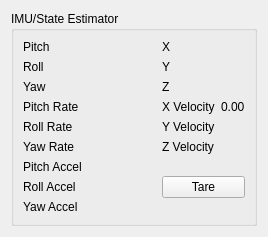
          <widget class="QWidget" name="tab_3">
           <attribute name="title">
            <string>IMU</string>
           </attribute>
           <layout class="QVBoxLayout" name="verticalLayout_15">
            <item>
             <widget class="QGroupBox" name="groupBox_20">
              <property name="title">
               <string>IMU/State Estimator</string>
              </property>
              <layout class="QGridLayout" name="gridLayout_4">
               <item row="1" column="1">
                <layout class="QFormLayout" name="formLayout_15">
                 <item row="0" column="0">
                  <widget class="QLabel" name="label_49">
                   <property name="text">
                    <string>Pitch</string>
                   </property>
                  </widget>
                 </item>
                 <item row="1" column="0">
                  <widget class="QLabel" name="label_50">
                   <property name="text">
                    <string>Roll</string>
                   </property>
                  </widget>
                 </item>
                 <item row="2" column="0">
                  <widget class="QLabel" name="label_51">
                   <property name="text">
                    <string>Yaw</string>
                   </property>
                  </widget>
                 </item>
                 <item row="0" column="1">
                  <widget class="QLabel" name="pitchLabel">
                   <property name="sizePolicy">
                    <sizepolicy hsizetype="Fixed" vsizetype="Preferred">
                     <horstretch>0</horstretch>
                     <verstretch>0</verstretch>
                    </sizepolicy>
                   </property>
                   <property name="minimumSize">
                    <size>
                     <width>100</width>
                     <height>0</height>
                    </size>
                   </property>
                   <property name="text">
                    <string/>
                   </property>
                  </widget>
                 </item>
                 <item row="1" column="1">
                  <widget class="QLabel" name="rollLabel">
                   <property name="text">
                    <string/>
                   </property>
                  </widget>
                 </item>
                 <item row="2" column="1">
                  <widget class="QLabel" name="yawLabel">
                   <property name="text">
                    <string/>
                   </property>
                  </widget>
                 </item>
                </layout>
               </item>
               <item row="1" column="4">
                <layout class="QFormLayout" name="formLayout_17">
                 <item row="2" column="0">
                  <widget class="QLabel" name="label_56">
                   <property name="text">
                    <string>Y</string>
                   </property>
                  </widget>
                 </item>
                 <item row="3" column="0">
                  <widget class="QLabel" name="label_57">
                   <property name="text">
                    <string>Z</string>
                   </property>
                  </widget>
                 </item>
                 <item row="1" column="0">
                  <widget class="QLabel" name="label_55">
                   <property name="text">
                    <string>X</string>
                   </property>
                  </widget>
                 </item>
                 <item row="1" column="1">
                  <widget class="QLabel" name="xLabel">
                   <property name="text">
                    <string/>
                   </property>
                  </widget>
                 </item>
                 <item row="2" column="1">
                  <widget class="QLabel" name="yLabel">
                   <property name="text">
                    <string/>
                   </property>
                  </widget>
                 </item>
                 <item row="3" column="1">
                  <widget class="QLabel" name="zLabel">
                   <property name="text">
                    <string/>
                   </property>
                  </widget>
                 </item>
                </layout>
               </item>
               <item row="3" column="4">
                <widget class="QPushButton" name="tareAccelPushButton">
                 <property name="text">
                  <string>Tare</string>
                 </property>
                </widget>
               </item>
               <item row="2" column="4">
                <layout class="QFormLayout" name="formLayout_19">
                 <item row="0" column="0">
                  <widget class="QLabel" name="label_61">
                   <property name="text">
                    <string>X Velocity</string>
                   </property>
                  </widget>
                 </item>
                 <item row="1" column="0">
                  <widget class="QLabel" name="label_62">
                   <property name="text">
                    <string>Y Velocity</string>
                   </property>
                  </widget>
                 </item>
                 <item row="2" column="0">
                  <widget class="QLabel" name="label_63">
                   <property name="text">
                    <string>Z Velocity</string>
                   </property>
                  </widget>
                 </item>
                 <item row="0" column="1">
                  <widget class="QLabel" name="xVelLabel">
                   <property name="text">
                    <string>0.00</string>
                   </property>
                  </widget>
                 </item>
                 <item row="1" column="1">
                  <widget class="QLabel" name="yVelLabel">
                   <property name="text">
                    <string/>
                   </property>
                  </widget>
                 </item>
                 <item row="2" column="1">
                  <widget class="QLabel" name="zVelLabel">
                   <property name="text">
                    <string/>
                   </property>
                  </widget>
                 </item>
                </layout>
               </item>
               <item row="2" column="1">
                <layout class="QFormLayout" name="formLayout_16">
                 <item row="2" column="0">
                  <widget class="QLabel" name="label_52">
                   <property name="text">
                    <string>Yaw Rate</string>
                   </property>
                  </widget>
                 </item>
                 <item row="2" column="1">
                  <widget class="QLabel" name="yawRateLabel">
                   <property name="text">
                    <string/>
                   </property>
                  </widget>
                 </item>
                 <item row="0" column="0">
                  <widget class="QLabel" name="label_53">
                   <property name="text">
                    <string>Pitch Rate</string>
                   </property>
                  </widget>
                 </item>
                 <item row="0" column="1">
                  <widget class="QLabel" name="pitchRateLabel">
                   <property name="text">
                    <string/>
                   </property>
                  </widget>
                 </item>
                 <item row="1" column="0">
                  <widget class="QLabel" name="label_54">
                   <property name="text">
                    <string>Roll Rate</string>
                   </property>
                  </widget>
                 </item>
                 <item row="1" column="1">
                  <widget class="QLabel" name="rollRateLabel">
                   <property name="text">
                    <string/>
                   </property>
                  </widget>
                 </item>
                </layout>
               </item>
               <item row="3" column="1">
                <layout class="QFormLayout" name="formLayout_18">
                 <item row="0" column="0">
                  <widget class="QLabel" name="label_58">
                   <property name="text">
                    <string>Pitch Accel</string>
                   </property>
                  </widget>
                 </item>
                 <item row="1" column="0">
                  <widget class="QLabel" name="label_59">
                   <property name="text">
                    <string>Roll Accel</string>
                   </property>
                  </widget>
                 </item>
                 <item row="2" column="0">
                  <widget class="QLabel" name="label_60">
                   <property name="text">
                    <string>Yaw Accel</string>
                   </property>
                  </widget>
                 </item>
                 <item row="0" column="1">
                  <widget class="QLabel" name="pitchAccelLabel">
                   <property name="text">
                    <string/>
                   </property>
                  </widget>
                 </item>
                 <item row="1" column="1">
                  <widget class="QLabel" name="rollAccelLabel">
                   <property name="text">
                    <string/>
                   </property>
                  </widget>
                 </item>
                 <item row="2" column="1">
                  <widget class="QLabel" name="yawAccelLabel">
                   <property name="text">
                    <string/>
                   </property>
                  </widget>
                 </item>
                </layout>
               </item>
              </layout>
             </widget>
            </item>
           </layout>
          </widget>
